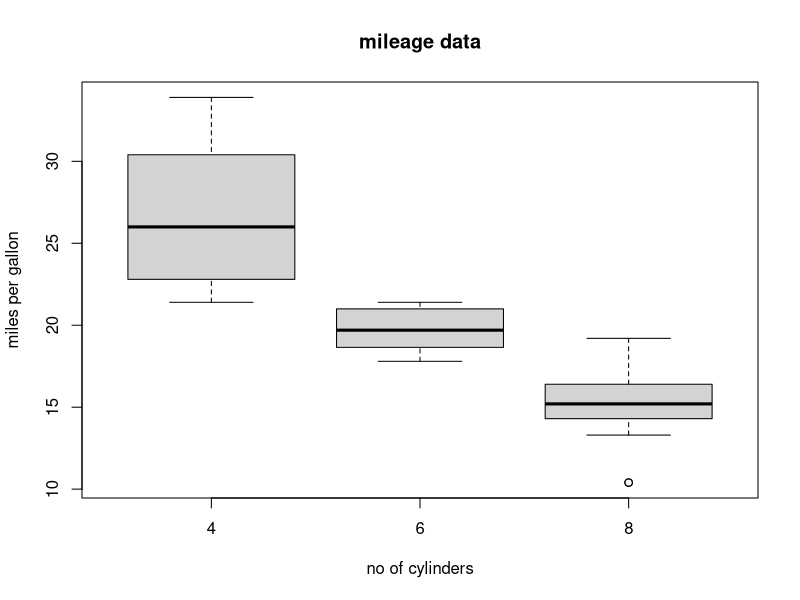

Reproduce this figure in R.
input <- mtcars[ ,c('mpg' ,'cyl')]
print(head(input))
png (file ="boxplot.png")
boxplot(mpg~ cyl, data = mtcars ,xlab = "no of cylinders" ,
        ylab = "miles per gallon" ,main = "mileage data")
dev.off()